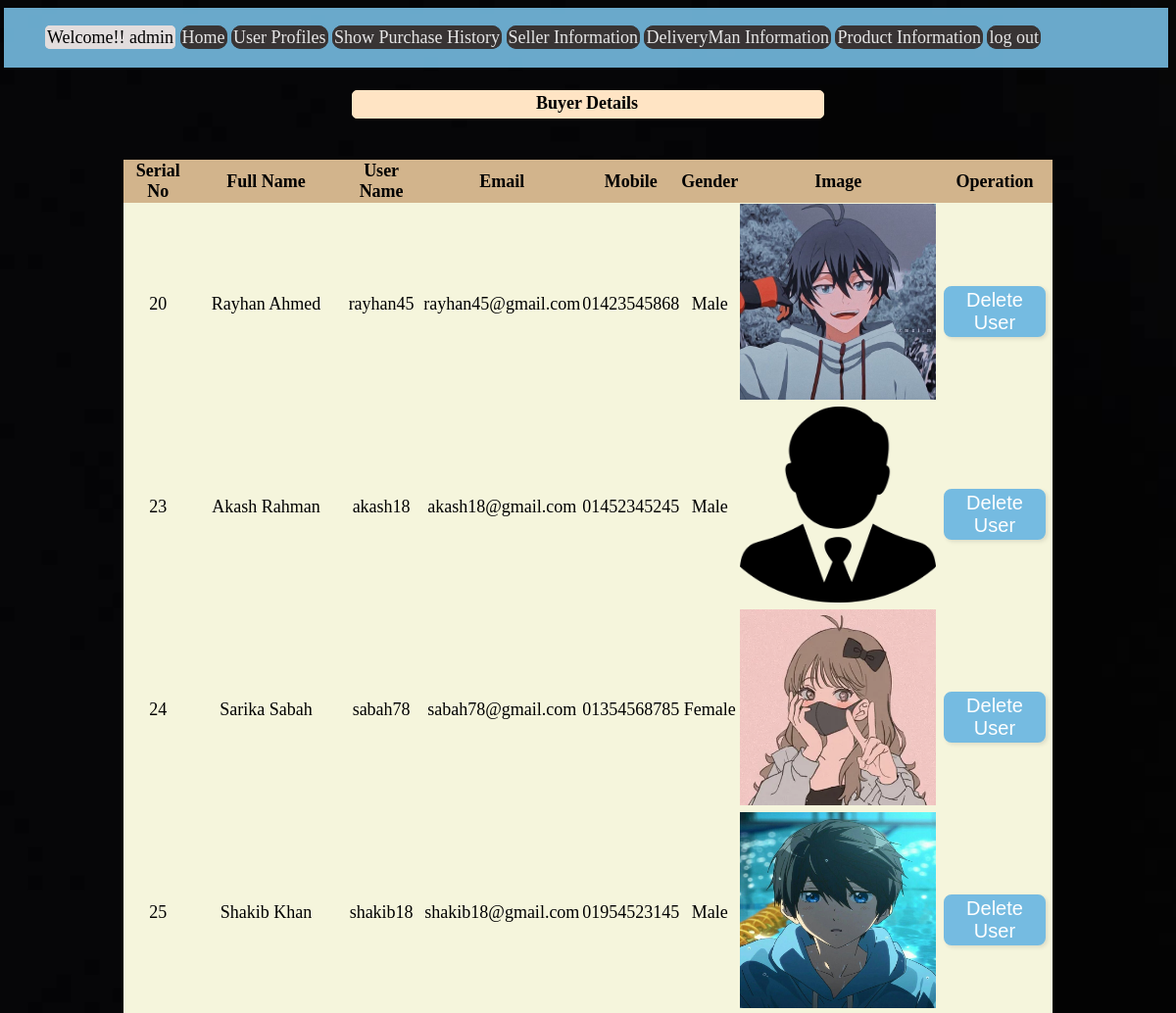
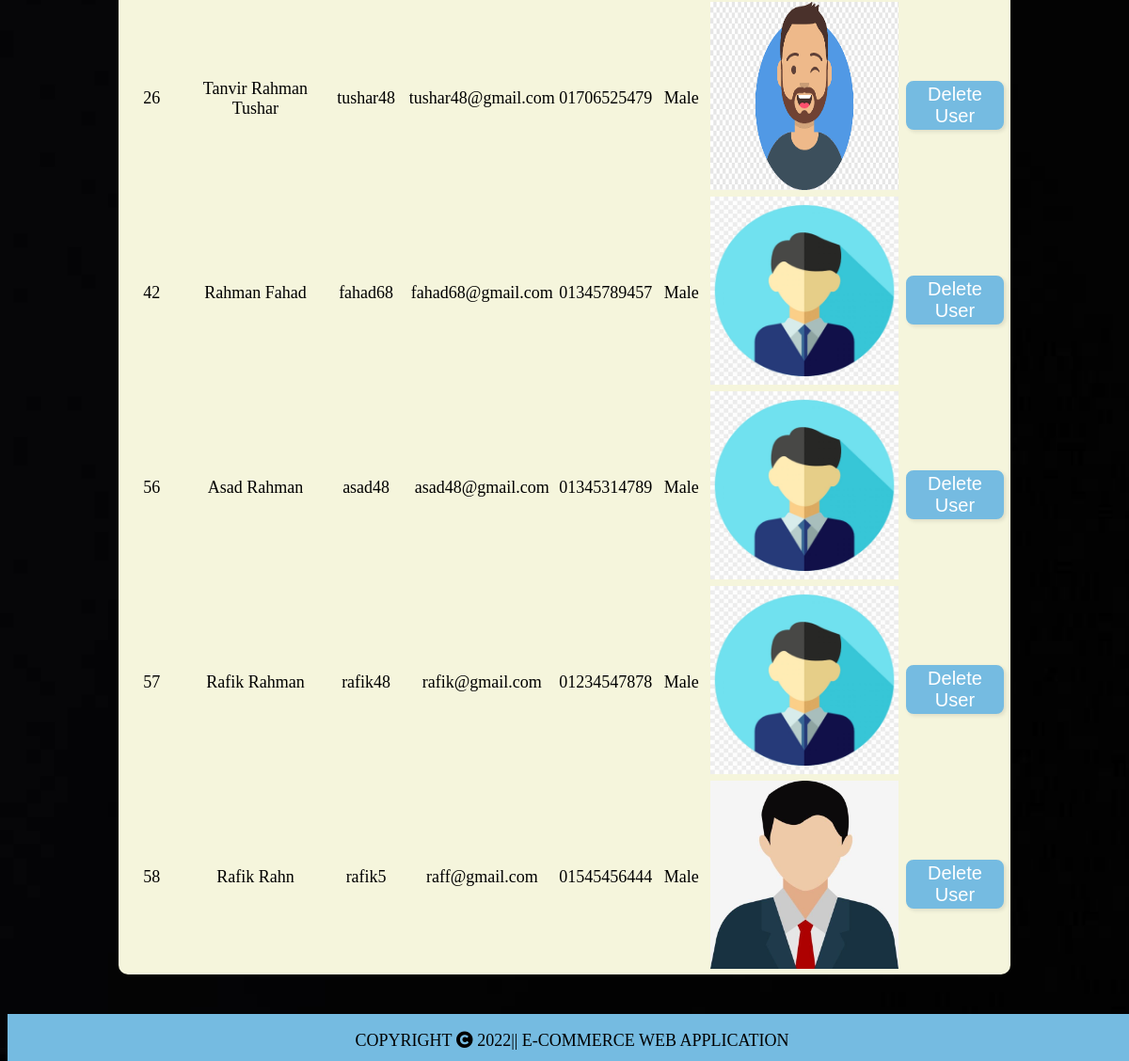
The page /view/displayusers.php (signed in) on the database its author committed (2 pictures, top to bottom).
### tables this page shows
CREATE TABLE `users` (
  `id` int(255) NOT NULL,
  `fullname` varchar(200) NOT NULL,
  `username` varchar(200) NOT NULL,
  `email` varchar(20) NOT NULL,
  `mobile` varchar(20) NOT NULL,
  `gender` varchar(20) NOT NULL,
  `image` varchar(200) NOT NULL,
  `password` varchar(250) NOT NULL
);

### view/displayusers.php (the view, shortened to what this page needs)
<?php
include("../model/connection.php");
$link_address2 ='../controller/user_delete.php'
?>
<!DOCTYPE html>
<html>
    <head>
    <link
      rel="stylesheet"
      href="https://use.fontawesome.com/releases/v5.15.4/css/all.css"
    />
    <link rel="stylesheet" href="../view/css/displayusers.css">
    </head>
<body>
<?php include('admin_header.php');?>
<br>
<br>
<br>
<br>
<div>
    <span>Buyer Details</span>
</div>
<br>
<br>
    <div class="container2">
        <table align="center">
            <tr>
                <th>Serial No</th>
                <th>Full Name</th>
                <th>User Name</th>
                <th>Email</th>
                <th>Mobile</th>
                <th>Gender</th>
                <th>Image</th>
                <th>Operation</th>
            </tr>
            <?php
            $sql = "Select *from `users`";
            $result = mysqli_query($conn, $sql);
            if ($result) {
                while ($row = mysqli_fetch_assoc($result)) {
                    $id = $row['id'];
                    $fullname = $row['fullname'];
                    $username = $row['username'];
                    $email = $row['email'];
                    $mobile = $row['mobile'];
                    $gender = $row['gender'];
                    echo "<tr>
                    <td> {$id}</td>
                    <td> {$fullname}</td>
                    <td> {$username}</td>
                    <td> {$email}</td>
                    <td> {$mobile}</td>
                    <td> {$gender}</td>
                    <td><img src=../view/images/$row[image]></td>
                    <td>
                    <button><a href='$link_address2?delete_id=".$id."'>Delete User</a></button>
                    </td>
                    </tr>";
                }
            }
            ?>
        </table>
        <br>
        <br><br><br>
        </div>
        <?php include('../view/footer.php');?>
</body>
</html>

### view/css/displayusers.css (style rules this page uses)
body { background-image: url("../images/bg.jpg"); background-repeat: no-repeat; background-size: cover; }
img { height: 200px; width: 200px; }
a { text-decoration: none; }
table { width: 80%; background-color: beige; border-collapse: collapse; font-size: 18px; border-radius: 10px; padding-top: 30px; font-family: cursive; }
th { text-align: center; background-color: tan; }
td { text-align: center; }
button { margin-top: 15px; width: 90%; height: 45%; display: flex; justify-content: center; background-color: #75bbe1; border: 2px solid #75bbe1; border-radius: 8px; color: black; font-size: 20px; cursor: pointer; box-shadow: 2px 2px 4px rgba(0, 0, 0, 0.1); transition: all 0.1s ease; margin-left: auto; margin-right: auto; }
span { background-color: bisque; border: 1px solid bisque; border-radius: 5px; display: block; text-align: center; width: 40%; font-size: 18px; font-weight: 700; margin-left: auto; margin-right: auto; padding: 2px 4px 4px 2px; font-family: cursive; }

### view/css/header.css (style rules this page uses)
body { font-size: 18px; font-family: cursive; }
a { color: white; }

### rows shown on the page
users: id "20", fullname "Rayhan Ahmed", username "rayhan45", email "rayhan45@gmail.com", mobile "01423545868", gender "Male", image (picture)
users: id "23", fullname "Akash Rahman", username "akash18", email "akash18@gmail.com", mobile "01452345245", gender "Male", image (picture)
users: id "24", fullname "Sarika Sabah", username "sabah78", email "sabah78@gmail.com", mobile "01354568785", gender "Female", image (picture)
users: id "25", fullname "Shakib Khan", username "shakib18", email "shakib18@gmail.com", mobile "01954523145", gender "Male", image (picture)
users: id "26", fullname "Tanvir Rahman Tushar", username "tushar48", email "tushar48@gmail.com", mobile "01706525479", gender "Male", image (picture)
users: id "42", fullname "Rahman Fahad", username "fahad68", email "fahad68@gmail.com", mobile "01345789457", gender "Male", image (picture)
users: id "56", fullname "Asad Rahman", username "asad48", email "asad48@gmail.com", mobile "01345314789", gender "Male", image (picture)
users: id "57", fullname "Rafik Rahman", username "rafik48", email "rafik@gmail.com", mobile "01234547878", gender "Male", image (picture)
users: id "58", fullname "Rafik Rahn", username "rafik5", email "raff@gmail.com", mobile "01545456444", gender "Male", image (picture)

### other values the page prints
$_SESSION['user'] "admin"
